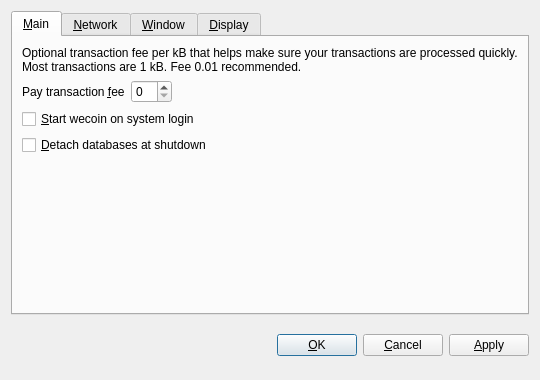
<?xml version="1.0" encoding="UTF-8"?>
<ui version="4.0">
 <class>OptionsDialog</class>
 <widget class="QDialog" name="OptionsDialog">
  <property name="geometry">
   <rect>
    <x>0</x>
    <y>0</y>
    <width>540</width>
    <height>380</height>
   </rect>
  </property>
  <property name="windowTitle">
   <string>Options</string>
  </property>
  <property name="modal">
   <bool>true</bool>
  </property>
  <layout class="QVBoxLayout" name="verticalLayout">
   <item>
    <widget class="QTabWidget" name="tabWidget">
     <property name="tabPosition">
      <enum>QTabWidget::North</enum>
     </property>
     <property name="currentIndex">
      <number>0</number>
     </property>
     <widget class="QWidget" name="tabMain">
      <attribute name="title">
       <string>&amp;Main</string>
      </attribute>
      <layout class="QVBoxLayout" name="verticalLayout_Main">
       <item>
        <widget class="QLabel" name="transactionFeeInfoLabel">
         <property name="text">
          <string>Optional transaction fee per kB that helps make sure your transactions are processed quickly. Most transactions are 1 kB. Fee 0.01 recommended.</string>
         </property>
         <property name="textFormat">
          <enum>Qt::PlainText</enum>
         </property>
         <property name="wordWrap">
          <bool>true</bool>
         </property>
        </widget>
       </item>
       <item>
        <layout class="QHBoxLayout" name="horizontalLayout_Main">
         <item>
          <widget class="QLabel" name="transactionFeeLabel">
           <property name="text">
            <string>Pay transaction &amp;fee</string>
           </property>
           <property name="textFormat">
            <enum>Qt::PlainText</enum>
           </property>
           <property name="buddy">
            <cstring>transactionFee</cstring>
           </property>
          </widget>
         </item>
         <item>
          <widget class="BitcoinAmountField" name="transactionFee"/>
         </item>
         <item>
          <spacer name="horizontalSpacer_Main">
           <property name="orientation">
            <enum>Qt::Horizontal</enum>
           </property>
           <property name="sizeHint" stdset="0">
            <size>
             <width>40</width>
             <height>20</height>
            </size>
           </property>
          </spacer>
         </item>
        </layout>
       </item>
       <item>
        <widget class="QCheckBox" name="bitcoinAtStartup">
         <property name="toolTip">
          <string>Automatically start wecoin after logging in to the system.</string>
         </property>
         <property name="text">
          <string>&amp;Start wecoin on system login</string>
         </property>
        </widget>
       </item>
       <item>
        <widget class="QCheckBox" name="detachDatabases">
         <property name="toolTip">
          <string>Detach block and address databases at shutdown. This means they can be moved to another data directory, but it slows down shutdown. The wallet is always detached.</string>
         </property>
         <property name="text">
          <string>&amp;Detach databases at shutdown</string>
         </property>
        </widget>
       </item>
       <item>
        <spacer name="verticalSpacer_Main">
         <property name="orientation">
          <enum>Qt::Vertical</enum>
         </property>
         <property name="sizeHint" stdset="0">
          <size>
           <width>20</width>
           <height>40</height>
          </size>
         </property>
        </spacer>
       </item>
      </layout>
     </widget>
     <widget class="QWidget" name="tabNetwork">
      <attribute name="title">
       <string>&amp;Network</string>
      </attribute>
      <layout class="QVBoxLayout" name="verticalLayout_Network">
       <item>
        <widget class="QCheckBox" name="mapPortUpnp">
         <property name="toolTip">
          <string>Automatically open the wecoin client port on the router. This only works when your router supports UPnP and it is enabled.</string>
         </property>
         <property name="text">
          <string>Map port using &amp;UPnP</string>
         </property>
        </widget>
       </item>
       <item>
        <widget class="QCheckBox" name="connectSocks">
         <property name="toolTip">
          <string>Connect to the wecoin network through a SOCKS proxy (e.g. when connecting through Tor).</string>
         </property>
         <property name="text">
          <string>&amp;Connect through SOCKS proxy:</string>
         </property>
        </widget>
       </item>
       <item>
        <layout class="QHBoxLayout" name="horizontalLayout_Network">
         <item>
          <widget class="QLabel" name="proxyIpLabel">
           <property name="text">
            <string>Proxy &amp;IP:</string>
           </property>
           <property name="textFormat">
            <enum>Qt::PlainText</enum>
           </property>
           <property name="buddy">
            <cstring>proxyIp</cstring>
           </property>
          </widget>
         </item>
         <item>
          <widget class="QValidatedLineEdit" name="proxyIp">
           <property name="maximumSize">
            <size>
             <width>140</width>
             <height>16777215</height>
            </size>
           </property>
           <property name="toolTip">
            <string>IP address of the proxy (e.g. 127.0.0.1)</string>
           </property>
          </widget>
         </item>
         <item>
          <widget class="QLabel" name="proxyPortLabel">
           <property name="text">
            <string>&amp;Port:</string>
           </property>
           <property name="textFormat">
            <enum>Qt::PlainText</enum>
           </property>
           <property name="buddy">
            <cstring>proxyPort</cstring>
           </property>
          </widget>
         </item>
         <item>
          <widget class="QLineEdit" name="proxyPort">
           <property name="maximumSize">
            <size>
             <width>55</width>
             <height>16777215</height>
            </size>
           </property>
           <property name="toolTip">
            <string>Port of the proxy (e.g. 9050)</string>
           </property>
          </widget>
         </item>
         <item>
          <widget class="QLabel" name="socksVersionLabel">
           <property name="text">
            <string>SOCKS &amp;Version:</string>
           </property>
           <property name="textFormat">
            <enum>Qt::PlainText</enum>
           </property>
           <property name="buddy">
            <cstring>socksVersion</cstring>
           </property>
          </widget>
         </item>
         <item>
          <widget class="QValueComboBox" name="socksVersion">
           <property name="toolTip">
            <string>SOCKS version of the proxy (e.g. 5)</string>
           </property>
          </widget>
         </item>
         <item>
          <spacer name="horizontalSpacer_Network">
           <property name="orientation">
            <enum>Qt::Horizontal</enum>
           </property>
           <property name="sizeHint" stdset="0">
            <size>
             <width>40</width>
             <height>20</height>
            </size>
           </property>
          </spacer>
         </item>
        </layout>
       </item>
       <item>
        <spacer name="verticalSpacer_Network">
         <property name="orientation">
          <enum>Qt::Vertical</enum>
         </property>
         <property name="sizeHint" stdset="0">
          <size>
           <width>20</width>
           <height>40</height>
          </size>
         </property>
        </spacer>
       </item>
      </layout>
     </widget>
     <widget class="QWidget" name="tabWindow">
      <attribute name="title">
       <string>&amp;Window</string>
      </attribute>
      <layout class="QVBoxLayout" name="verticalLayout_Window">
       <item>
        <widget class="QCheckBox" name="minimizeToTray">
         <property name="toolTip">
          <string>Show only a tray icon after minimizing the window.</string>
         </property>
         <property name="text">
          <string>&amp;Minimize to the tray instead of the taskbar</string>
         </property>
        </widget>
       </item>
       <item>
        <widget class="QCheckBox" name="minimizeOnClose">
         <property name="toolTip">
          <string>Minimize instead of exit the application when the window is closed. When this option is enabled, the application will be closed only after selecting Quit in the menu.</string>
         </property>
         <property name="text">
          <string>M&amp;inimize on close</string>
         </property>
        </widget>
       </item>
       <item>
        <spacer name="verticalSpacer_Window">
         <property name="orientation">
          <enum>Qt::Vertical</enum>
         </property>
         <property name="sizeHint" stdset="0">
          <size>
           <width>20</width>
           <height>40</height>
          </size>
         </property>
        </spacer>
       </item>
      </layout>
     </widget>
     <widget class="QWidget" name="tabDisplay">
      <attribute name="title">
       <string>&amp;Display</string>
      </attribute>
      <layout class="QVBoxLayout" name="verticalLayout_Display">
       <item>
        <layout class="QHBoxLayout" name="horizontalLayout_1_Display">
         <item>
          <widget class="QLabel" name="langLabel">
           <property name="text">
            <string>User Interface &amp;language:</string>
           </property>
           <property name="textFormat">
            <enum>Qt::PlainText</enum>
           </property>
           <property name="buddy">
            <cstring>lang</cstring>
           </property>
          </widget>
         </item>
         <item>
          <widget class="QValueComboBox" name="lang">
           <property name="toolTip">
            <string>The user interface language can be set here. This setting will take effect after restarting wecoin.</string>
           </property>
          </widget>
         </item>
        </layout>
       </item>
       <item>
        <layout class="QHBoxLayout" name="horizontalLayout_2_Display">
         <item>
          <widget class="QLabel" name="unitLabel">
           <property name="text">
            <string>&amp;Unit to show amounts in:</string>
           </property>
           <property name="textFormat">
            <enum>Qt::PlainText</enum>
           </property>
           <property name="buddy">
            <cstring>unit</cstring>
           </property>
          </widget>
         </item>
         <item>
          <widget class="QValueComboBox" name="unit">
           <property name="toolTip">
            <string>Choose the default subdivision unit to show in the interface and when sending coins.</string>
           </property>
          </widget>
         </item>
        </layout>
       </item>
       <item>
        <widget class="QCheckBox" name="displayAddresses">
         <property name="toolTip">
          <string>Whether to show wecoin addresses in the transaction list.</string>
         </property>
         <property name="text">
          <string>&amp;Display addresses in transaction list</string>
         </property>
        </widget>
       </item>
       <item>
        <widget class="QCheckBox" name="coinControlFeatures">
         <property name="toolTip">
          <string>Whether to show coin control features or not.</string>
         </property>
         <property name="text">
          <string>Display coin &amp;control features (experts only!)</string>
         </property>
        </widget>
       </item>
       <item>
        <spacer name="verticalSpacer_Display">
         <property name="orientation">
          <enum>Qt::Vertical</enum>
         </property>
         <property name="sizeHint" stdset="0">
          <size>
           <width>20</width>
           <height>40</height>
          </size>
         </property>
        </spacer>
       </item>
      </layout>
     </widget>
    </widget>
   </item>
   <item>
    <layout class="QHBoxLayout" name="horizontalLayout_Buttons">
     <item>
      <spacer name="horizontalSpacer_1">
       <property name="orientation">
        <enum>Qt::Horizontal</enum>
       </property>
       <property name="sizeHint" stdset="0">
        <size>
         <width>40</width>
         <height>48</height>
        </size>
       </property>
      </spacer>
     </item>
     <item>
      <widget class="QLabel" name="statusLabel">
       <property name="font">
        <font>
         <weight>75</weight>
         <bold>true</bold>
        </font>
       </property>
       <property name="text">
        <string/>
       </property>
       <property name="textFormat">
        <enum>Qt::PlainText</enum>
       </property>
       <property name="wordWrap">
        <bool>true</bool>
       </property>
      </widget>
     </item>
     <item>
      <spacer name="horizontalSpacer_2">
       <property name="orientation">
        <enum>Qt::Horizontal</enum>
       </property>
       <property name="sizeHint" stdset="0">
        <size>
         <width>40</width>
         <height>48</height>
        </size>
       </property>
      </spacer>
     </item>
     <item>
      <widget class="QPushButton" name="okButton">
       <property name="text">
        <string>&amp;OK</string>
       </property>
      </widget>
     </item>
     <item>
      <widget class="QPushButton" name="cancelButton">
       <property name="text">
        <string>&amp;Cancel</string>
       </property>
       <property name="autoDefault">
        <bool>false</bool>
       </property>
      </widget>
     </item>
     <item>
      <widget class="QPushButton" name="applyButton">
       <property name="text">
        <string>&amp;Apply</string>
       </property>
       <property name="autoDefault">
        <bool>false</bool>
       </property>
      </widget>
     </item>
    </layout>
   </item>
  </layout>
 </widget>
 <customwidgets>
  <customwidget>
   <class>BitcoinAmountField</class>
   <extends>QSpinBox</extends>
   <header>bitcoinamountfield.h</header>
  </customwidget>
  <customwidget>
   <class>QValueComboBox</class>
   <extends>QComboBox</extends>
   <header>qvaluecombobox.h</header>
  </customwidget>
  <customwidget>
   <class>QValidatedLineEdit</class>
   <extends>QLineEdit</extends>
   <header>qvalidatedlineedit.h</header>
  </customwidget>
 </customwidgets>
 <resources/>
 <connections/>
</ui>
